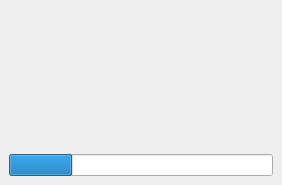
<?xml version="1.0" encoding="UTF-8"?>
<ui version="4.0">
 <class>MainWindow</class>
 <widget class="QMainWindow" name="MainWindow">
  <property name="geometry">
   <rect>
    <x>0</x>
    <y>0</y>
    <width>282</width>
    <height>185</height>
   </rect>
  </property>
  <property name="windowTitle">
   <string>MainWindow</string>
  </property>
  <widget class="QWidget" name="centralwidget">
   <layout class="QVBoxLayout" name="verticalLayout_2">
    <item>
     <widget class="QLabel" name="label">
      <property name="autoFillBackground">
       <bool>true</bool>
      </property>
      <property name="text">
       <string/>
      </property>
      <property name="pixmap">
       <pixmap resource="UDSResources.qrc">:/images/logo-uds-small</pixmap>
      </property>
      <property name="scaledContents">
       <bool>false</bool>
      </property>
      <property name="alignment">
       <set>Qt::AlignCenter</set>
      </property>
     </widget>
    </item>
    <item>
     <widget class="QProgressBar" name="progressBar">
      <property name="value">
       <number>24</number>
      </property>
      <property name="textVisible">
       <bool>false</bool>
      </property>
     </widget>
    </item>
   </layout>
  </widget>
 </widget>
 <resources>
  <include location="UDSResources.qrc"/>
 </resources>
 <connections/>
</ui>
